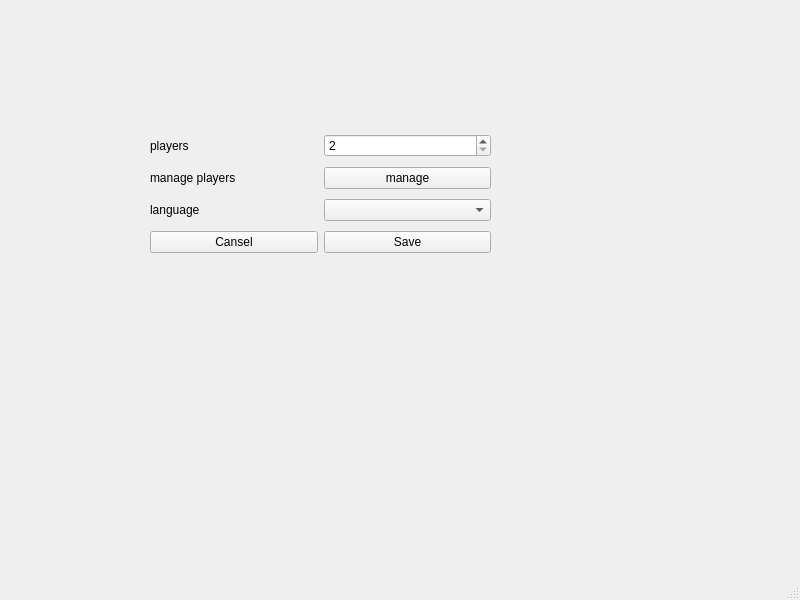
<?xml version="1.0" encoding="UTF-8"?>
<ui version="4.0">
 <class>Settings</class>
 <widget class="QMainWindow" name="Settings">
  <property name="geometry">
   <rect>
    <x>0</x>
    <y>0</y>
    <width>800</width>
    <height>600</height>
   </rect>
  </property>
  <property name="windowTitle">
   <string>MainWindow</string>
  </property>
  <widget class="QWidget" name="centralwidget">
   <widget class="QWidget" name="gridLayoutWidget">
    <property name="geometry">
     <rect>
      <x>150</x>
      <y>130</y>
      <width>341</width>
      <height>131</height>
     </rect>
    </property>
    <layout class="QGridLayout" name="gridLayout">
     <item row="2" column="0">
      <widget class="QLabel" name="languageLabel">
       <property name="text">
        <string>language</string>
       </property>
      </widget>
     </item>
     <item row="0" column="1">
      <widget class="QSpinBox" name="getPlayersNum">
       <property name="minimum">
        <number>2</number>
       </property>
       <property name="maximum">
        <number>6</number>
       </property>
      </widget>
     </item>
     <item row="0" column="0">
      <widget class="QLabel" name="playersLabel">
       <property name="text">
        <string>players</string>
       </property>
      </widget>
     </item>
     <item row="2" column="1">
      <widget class="QComboBox" name="languageBox"/>
     </item>
     <item row="3" column="0">
      <widget class="QPushButton" name="canselButton">
       <property name="text">
        <string>Cansel</string>
       </property>
      </widget>
     </item>
     <item row="3" column="1">
      <widget class="QPushButton" name="savebutton">
       <property name="text">
        <string>Save</string>
       </property>
      </widget>
     </item>
     <item row="1" column="0">
      <widget class="QLabel" name="manageLabel">
       <property name="text">
        <string>manage players</string>
       </property>
      </widget>
     </item>
     <item row="1" column="1">
      <widget class="QPushButton" name="manageButton">
       <property name="text">
        <string>manage</string>
       </property>
      </widget>
     </item>
    </layout>
   </widget>
  </widget>
  <widget class="QMenuBar" name="menubar">
   <property name="geometry">
    <rect>
     <x>0</x>
     <y>0</y>
     <width>800</width>
     <height>22</height>
    </rect>
   </property>
  </widget>
  <widget class="QStatusBar" name="statusbar"/>
 </widget>
 <resources/>
 <connections/>
</ui>
